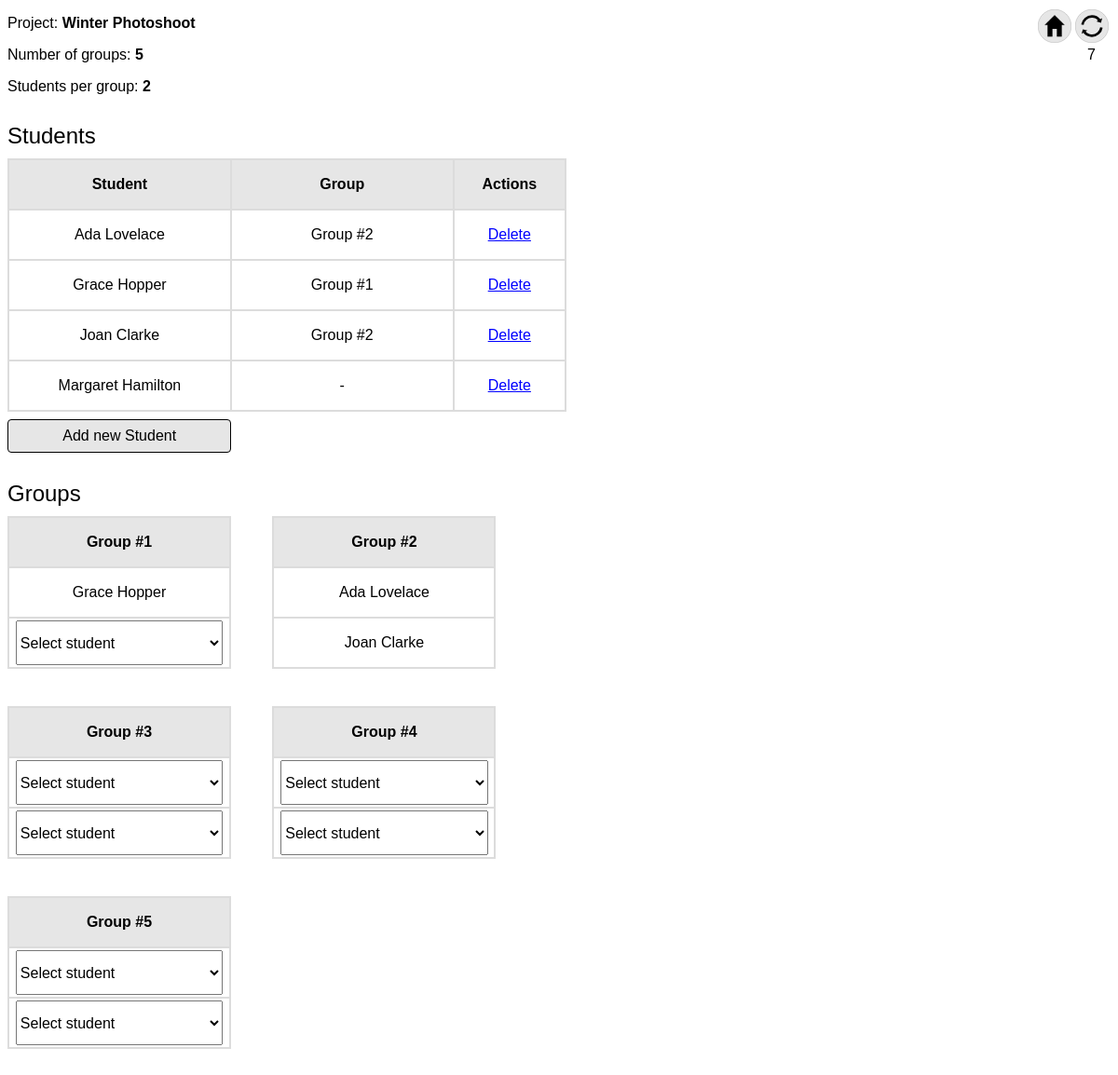
/projectStatus.php?id=1, run on the app's committed database.
### tables this page shows
CREATE TABLE `project` (
  `p_id` int(11) NOT NULL,
  `p_name` varchar(255) NOT NULL,
  `p_numberOfGroups` int(11) NOT NULL,
  `p_studentsPerGroup` int(11) NOT NULL,
  `p_createdAt` datetime NOT NULL DEFAULT current_timestamp()
);

CREATE TABLE `p_s_junction` (
  `p_id` int(11) NOT NULL,
  `s_id` int(11) NOT NULL,
  `g_number` int(11) DEFAULT NULL
);

CREATE TABLE `student` (
  `s_id` int(11) NOT NULL,
  `s_name` varchar(255) NOT NULL
);

### config/Database.php (called while the page is built, shortened)
<?php
class Database
{
    private $host = 'localhost';
    private $dbname = 'om_nfq';
    private $user = 'root';
    private $password = '';
    private $options = array(
        PDO::ATTR_ERRMODE => PDO::ERRMODE_EXCEPTION,
        PDO::ATTR_DEFAULT_FETCH_MODE => PDO::FETCH_ASSOC,
        PDO::ATTR_EMULATE_PREPARES => false
    );
    public function connect()
    {
        $this->conn = null;
        $this->dsn = 'mysql:host=' . $this->host . ';dbname=' . $this->dbname;
        try {
            $this->conn = new PDO($this->dsn, $this->user, $this->password, $this->options);
        } catch (PDOException $e) {
            echo 'Connection Error: ' . $e->getMessage();
        }
        return $this->conn;
    }
}

### models/Project.php (called while the page is built, shortened)
<?php
class Project
{
    private $conn;
    public function __construct($db)
    {
        $this->conn = $db;
    }
    public function readSingle($id)
    {
        $query = '
            SELECT p_id, p_name, p_numberOfGroups, p_studentsPerGroup, p_createdAt
            FROM project
            WHERE p_id = ?
        ';
        $stmt = $this->conn->prepare($query);
        $id = htmlspecialchars(strip_tags($id));
        $stmt->execute([$id]);
        $num = $stmt->rowCount();
        $row = $stmt->fetch();
        $this->p_id = $row['p_id'];
        $this->p_name = $row['p_name'];
        $this->p_numberOfGroups = $row['p_numberOfGroups'];
        $this->p_studentsPerGroup = $row['p_studentsPerGroup'];
    }
}

### models/Student.php (called while the page is built, shortened)
<?php
class Student
{
    private $conn;
    private $p_id;
    public function __construct($db, $p_id)
    {
        $this->conn = $db;
        $this->p_id = $p_id;
    }
    public function read($param = null, $g_number = null)
    {
        if (
            $param == "inGroups"
        ) {
            $query = '
                SELECT s_id, s_name, g_number
                FROM p_s_junction
                NATURAL JOIN student
                WHERE p_id = ?
                AND g_number IS NOT NULL
                ORDER BY g_number
            ';
            $stmt = $this->conn->prepare($query);
            $stmt->execute([$this->p_id]);
        } else if (
            $param == "notInGroups"
        ) {
            $query = '
                SELECT s_id, s_name, g_number
                FROM p_s_junction
                NATURAL JOIN student
                WHERE p_id = ?
                AND g_number IS NULL
                ORDER BY g_number
            ';
            $stmt = $this->conn->prepare($query);
            $stmt->execute([$this->p_id]);
        } else {
            $query = '
                SELECT s_id, s_name, g_number
                FROM p_s_junction
                NATURAL JOIN student
                WHERE p_id = ?
                ORDER BY s_name
            ';
            $stmt = $this->conn->prepare($query);
            $stmt->execute([$this->p_id]);
        }
        return $stmt;
    }
}

### models/Process.php (the view, shortened to what this page needs)
<?php
include_once(dirname(__DIR__) . '/config/Database.php');
include_once 'Project.php';
include_once 'Student.php';
$process = new Process();
class Process
{
    private $conn;
    public function __construct()
    {
        $database = new Database();
        $this->conn = $database->connect();
    }
        while ($row = $result->fetch()) : ?>
        <?php endwhile;
    public function displayProjectInfo($p_id)
    {
        $project = new Project($this->conn);
        $project->readSingle($p_id);
        echo '
            <p>Project: <b>' . $project->p_name . '</b></p>
            <p>Number of groups: <b>' . $project->p_numberOfGroups . '</b></p>
            <p>Students per group: <b>' . $project->p_studentsPerGroup . '</b></p>
        ';
    }
    public function displayGroups($id = null)
    {
        $project = new Project($this->conn);
        $project->readSingle($id);
        include_once(dirname(__DIR__) . '/models/Student.php');
        $student = new Student($this->conn, $project->p_id);
        $inGroups = $student->read('inGroups');
        $row = $inGroups->fetch();
        $selectNo = 0;
        for ($i = 0; $i < $project->p_numberOfGroups; $i++) : ?>
            <table class="groupTable">
                <tr>
                    <th>Group #<?= $i + 1 ?></th>
                </tr>
                <?php for ($j = 0; $j < $project->p_studentsPerGroup; $j++) : ?>
                    <tr>
                        <td>
                            <?php
                            $row['g_number'] ??= null;
                            if ($row['g_number'] == $i + 1) :
                                echo ('<span class="truncate" title="' . $row['s_name'] . '">' . $row['s_name'] . '</span>');
                                $row = $inGroups->fetch();
                            else : ?>
                                <select onclick="deselect(<?= ++$selectNo ?>)">
                                    <option onclick="refresh()">Select student</option>
                                <?php
                            endif; ?>
                                </select>
                        </td>
                    </tr>
                <?php endfor; ?>
            </table>
        <?php endfor;
    }
    public function displayStudents($id = null)
    {
        $project = new Project($this->conn);
        $project->readSingle($id);
        include_once(dirname(__DIR__) . '/models/Student.php');
        $student = new Student($this->conn, $project->p_id);
        echo '
            <table>
            <tr>
                <th class="setWidth">Student</th>
                <th class="setWidth">Group</th>
                <th>Actions</th>
            </tr>
        ';
        $result = $student->read();
        while ($row = $result->fetch()) : ?>
            <tr>
                <td class="setWidth"><span title="<?= $row['s_name']; ?>" class="truncate"> <?= $row['s_name']; ?></span></td>
                <td class="setWidth">
                    <?php
                    if (isset($row['g_number'])) {
                        echo "Group #" . $row['g_number'];
                    } else {
                        echo '-';
                    }
                    ?>
                </td>
                <td><a href="http://localhost/om_nfq-master/models/Process.php?s_name=<?= $row['s_name']; ?>&p_id=<?= $project->p_id; ?>&deleteStudent=1">Delete</a></td>
            </tr>
        <?php
        endwhile;
        echo '</table>';
    }
}

### projectStatus.php (shortened to what this page needs)
<?php
if (isset($_GET['id'])) {
    $id = $_GET['id'];
} else {
    die("ERROR: Project ID not found");
}
include_once 'models/Process.php';
?>
<!DOCTYPE html>
<html lang="en">
<head>
    <link rel="stylesheet" href="style.css" />
</head>
<body>
    <div id="sideMenu">
        <a href="index.php"><img src="images/home.svg" title="Return to Home" class="svgButton"></a>
        <img src="images/refresh.svg" title="Refresh data" class="svgButton" onclick="refresh();"></a>
        <br>
        <div id="timer"></div>
    </div>
    <?= $process->displayProjectInfo($id); ?>
    <div class="tableCaption">Students</div>
    <div id="participants">
        <?php $process->displayStudents($id); ?>
    </div>
    <div class="button" onclick="dialogOn()">Add new Student</div>
    <div class="tableCaption">Groups</div>
    <div id="groups">
        <?php $process->displayGroups($id); ?>
    </div>
</body>
</html>

### style.css (style rules this page uses)
* { font-family: Arial, Helvetica, sans-serif; }
body { max-width: 800px; }
.tableCaption { font-size: 24px; margin: 30px 0px 10px; }
table { background-color: RGB(220, 220, 220); width: 75%; }
th { background-color: RGB(230, 230, 230); height: 50px; }
td { background-color: white; text-align: center; height: 50px; white-space: nowrap; }
.setWidth { width: 40%; }
.truncate { display: block; margin: auto; width: 200px; white-space: nowrap; overflow: hidden; text-overflow: ellipsis; }
.groupTable { width: 30%; margin: 0% 5% 5% 0%; display: inline-table; }
.button, .inputButton { background-color: RGB(230, 230, 230); border-radius: 4px; border: 1px solid black; display: inline-block; cursor: pointer; color: black; text-align: center; padding: 8px 2%; margin-top: 8px; text-decoration: none; }
.button { width: 25.8%; }
select { font: inherit; height: 95%; width: 95%; }
table a { color: blue; }
#sideMenu { position: fixed; right: 10px; top: 10px; }
.svgButton { height: 36px; }
#timer { text-align: right; padding-right: 14px; }

### data on the page
project: p_name "Winter Photoshoot", p_numberOfGroups "5", p_studentsPerGroup "2"
p_s_junction: s.s_name "Ada Lovelace", g_number "2"
p_s_junction: s.s_name "Grace Hopper", g_number "1"
p_s_junction: s.s_name "Joan Clarke", g_number "2"
p_s_junction: s.s_name "Margaret Hamilton"
